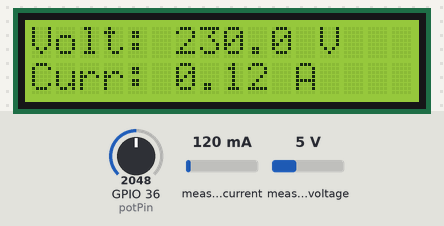
The sketch below on a simulated ESP32. On the bench: 16×2 character LCD. Inputs (shaded band) come from the test bench; at power-on: measured current 120 mA, measured voltage 5 V, GPIO 36 (potPin) = 2048. What the sketch prints to the serial monitor is not drawn.

Above: at 3.2 s.
3.3 s: measured current set to 40 mA
At 4.8 s:
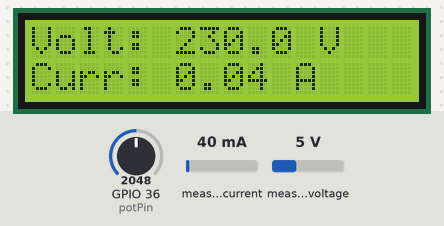
5.7 s: measured voltage set to 0.3 V
At 6.8 s:
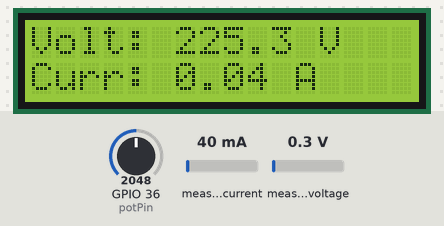
7.8 s: measured current set to 500 mA
At 8.7 s:
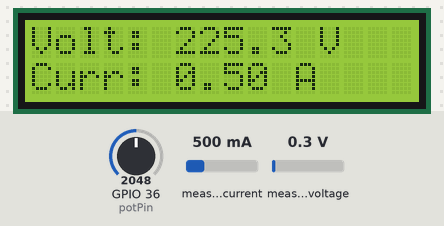
9.9 s: measured voltage set to 3.8 V
At 11.9 s:
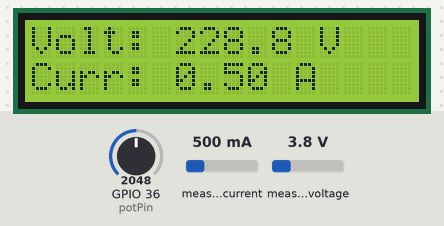
Timing chart, 0 to 12.9 s (numbered marks = the images above; inputs shaded):
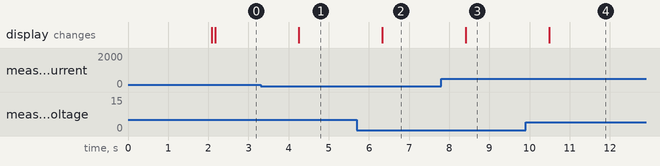

Measured:
- after the input at 3.3 s, the display: changes after 0.95 s (image 1)
- after the input at 5.7 s, the display: changes after 0.63 s (image 2)
- after the input at 7.8 s, the display: changes after 0.61 s (image 3)
- after the input at 9.9 s, the display: changes after 0.59 s (image 4)

The sketch:

SENDER_CURRENT_CONT.ino
```cpp
#include <PZEM004Tv30.h>
#include <Wire.h>
#include <LiquidCrystal_I2C.h>

// Define the UART2 RX and TX pins on ESP32
#define PZEM_RX_PIN 16
#define PZEM_TX_PIN 17

// Initialize the PZEM sensor
PZEM004Tv30 pzem(&Serial2);

// Initialize the LCD (Address 0x27 is common, 16 columns, 2 rows)
// If you have a 20x4 LCD, change to (0x27, 20, 4)
LiquidCrystal_I2C lcd(0x27, 16, 2);


const int potPin = 36;
float potValue = 0;

void setup() {
  Serial.begin(115200);

  // Initialize PZEM Serial
  Serial2.begin(9600, SERIAL_8N1, PZEM_RX_PIN, PZEM_TX_PIN);

  // Initialize LCD
  lcd.init();
  lcd.backlight();
  lcd.setCursor(0, 0);
  lcd.print("PZEM-004T V3.0");
  lcd.setCursor(0, 1);
  lcd.print("Initializing...");
  delay(2000);
  lcd.clear();
}

void loop() {
  // Read data from the PZEM sensor
  float voltage = pzem.voltage();
  float current = pzem.current();
  float power = pzem.power();

  // Clear and Update LCD
  if (isnan(voltage) || isnan(current)) {
    Serial.println("Error reading sensor");
    lcd.setCursor(0, 0);
    lcd.print("Sensor Error    ");
    lcd.setCursor(0, 1);
    lcd.print("Check Wiring    ");
  } else {
    // Output to Serial for debugging
    Serial.printf("V: %.1fV | A: %.2fA | W: %.1fW\n", voltage, current, power);

    // Display on LCD Row 1: Voltage
    lcd.setCursor(0, 0);
    lcd.print("Volt: ");
    lcd.print(voltage, 1);
    lcd.print(" V      ");  // Extra spaces to clear old digits

    // Display on LCD Row 2: Current
    lcd.setCursor(0, 1);
    lcd.print("Curr: ");
    lcd.print(current, 2);
    lcd.print(" A      ");
  }
  potValue = analogRead(potPin);
  Serial.println((potValue/4095)*10,2);
  delay(2000);
}
```
